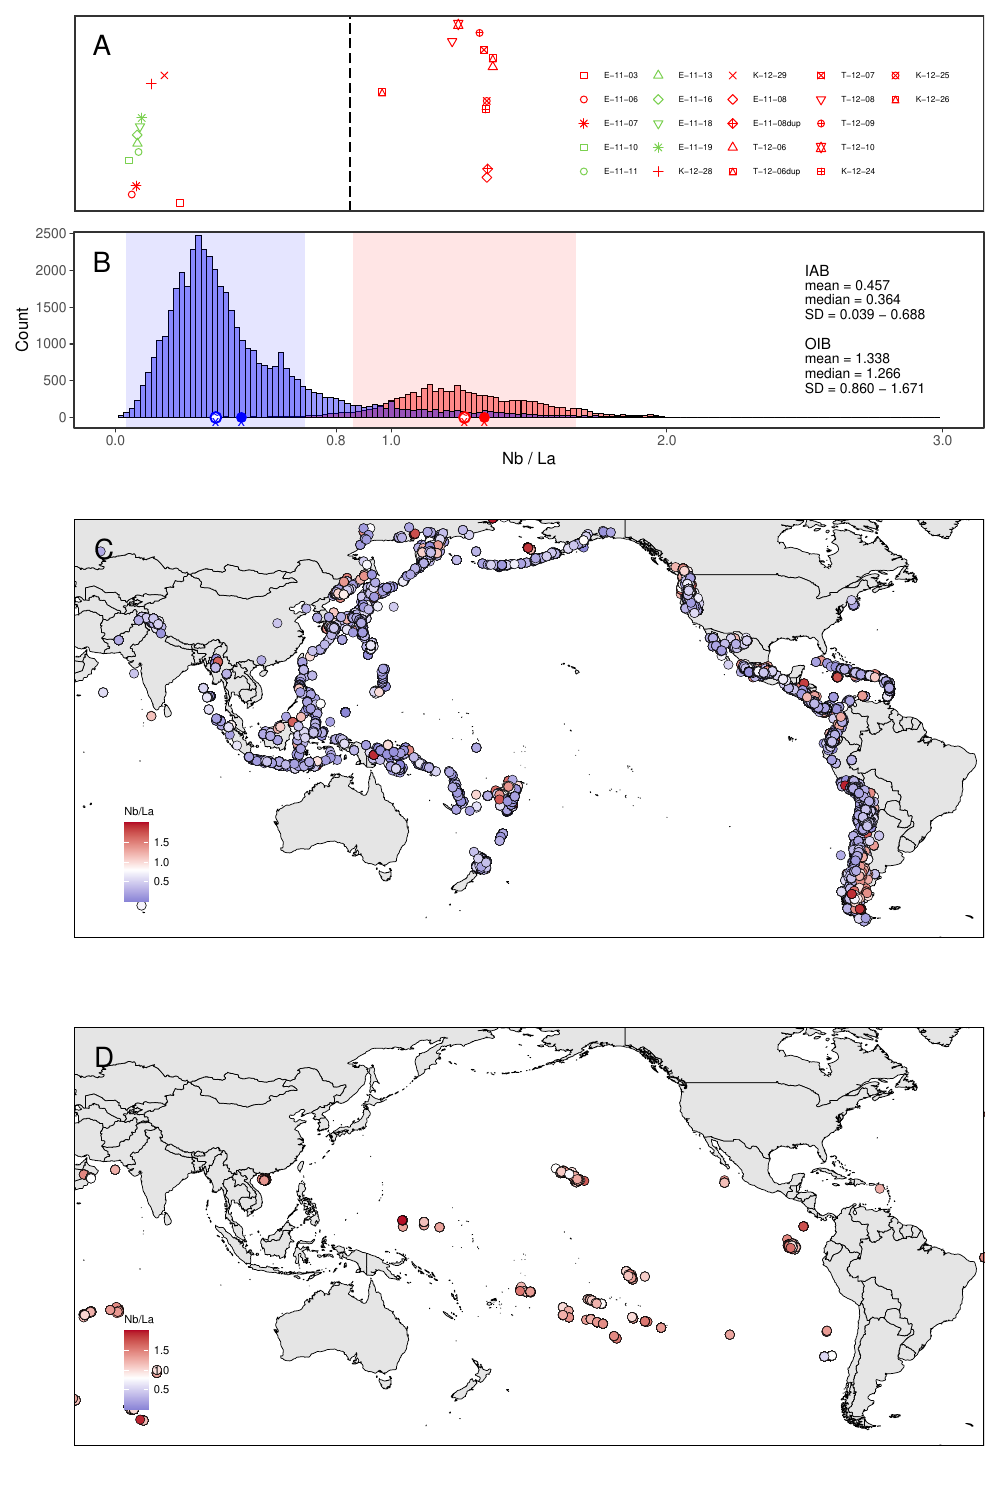

The R source for this figure:
require(here)
require(tidyverse)
require(RSQLite)
require(patchwork)
require(stats)

georoc <- dbConnect(RSQLite::SQLite(), path_to_georoc)
pofatu <- dbConnect(RSQLite::SQLite(), path_to_pofatu)


#### IAB ####
IAB <- dbGetQuery(georoc,
"SELECT TECTONIC_SETTING, id, file_id, LOCATION, LAND_OR_SEA,
ROCK_TYPE, `NB(PPM)`, `LA(PPM)`, LATITUDE_MAX, LONGITUDE_MAX
FROM 'sample'
WHERE LAND_OR_SEA = 'SAE' AND ROCK_TYPE='VOL' AND
TECTONIC_SETTING = 'CONVERGENT MARGIN'") %>%
  rename(Nb="NB(PPM)",La="LA(PPM)",lat="LATITUDE_MAX",long="LONGITUDE_MAX") %>%
  mutate(Nb_La = Nb/La) %>%
  dplyr::select(file_id, id, LOCATION, Nb, La, Nb_La, lat, long)
is.na(IAB) <- sapply(IAB, is.infinite) # replaces Inf or -Inf by NA
IAB[IAB==0] <- NA # replaces 0 by NA
IAB <- IAB[complete.cases(IAB),] # removes rows with NA
IAB <- IAB %>% dplyr::filter(Nb_La < 3)

IAB <- IAB %>% dplyr::filter(Nb_La < 3)

summary(IAB$Nb_La)
sd <- (sqrt(sum((IAB$Nb_La - mean(IAB$Nb_La)) ^ 2 / (length(IAB$Nb_La) - 1))))
stat_IAB <- data.frame(
  name = c("mean", "sd min", "sd max", "median"),
  value = c(mean(IAB$Nb_La),
            mean(IAB$Nb_La)-sd,
            mean(IAB$Nb_La)+sd,
            median(IAB$Nb_La))) %>% mutate(across(where(is.numeric), round, 3))

#### OIB ####
OIB <- dbGetQuery(georoc,
"SELECT TECTONIC_SETTING, id, file_id, LOCATION, LAND_OR_SEA,
ROCK_TYPE, `NB(PPM)`, `LA(PPM)`, LATITUDE_MAX, LONGITUDE_MAX
FROM 'sample'
WHERE LAND_OR_SEA = 'SAE' AND ROCK_TYPE='VOL' AND
TECTONIC_SETTING = 'OCEAN ISLAND'") %>%
  rename(Nb="NB(PPM)",La="LA(PPM)",lat="LATITUDE_MAX",long="LONGITUDE_MAX") %>%
  mutate(Nb_La = Nb/La) %>%
  dplyr::select(file_id, id, LOCATION, Nb, La, Nb_La, lat, long)

is.na(OIB) <- sapply(OIB, is.infinite) # replaces Inf or -Inf by NA
OIB[OIB==0] <- NA # replaces 0 by NA
OIB <- OIB[complete.cases(OIB),] # removes rows with NA
OIB <- OIB %>% filter(Nb_La < 3)

summary(OIB$Nb_La)
sd <- (sqrt(sum((OIB$Nb_La - mean(OIB$Nb_La)) ^ 2 / (length(OIB$Nb_La) - 1))))
stat_OIB <- data.frame(
  name = c("mean", "sd min", "sd max", "median"),
  value = c(mean(OIB$Nb_La),
            mean(OIB$Nb_La)-sd,
            mean(OIB$Nb_La)+sd,
            median(OIB$Nb_La))) %>% mutate(across(where(is.numeric), round, 3))

#### plots ####
shapes <- c("E-11-03"=0,"E-11-06"=1,"E-11-07"=8,"E-11-10"=0,"E-11-11"=1,
            "E-11-13"=2,"E-11-16"=5,"E-11-18"=6,"E-11-19"=8,"K-12-28"=3,"K-12-29"=4,
            "E-11-08"=5,"E-11-08dup"=9,"T-12-06"=2,"T-12-06dup"=14,
            "T-12-07"=7,"T-12-08"=6,"T-12-09"=10,"T-12-10"=11,"K-12-24"=12,
            "K-12-25"=13,"K-12-26"=14)
cols <- c("E-11-03"="red","E-11-06"="red","E-11-07"="red","E-11-10"="#7AD04F",
          "E-11-11"="#7AD04F","E-11-13"="#7AD04F","E-11-16"="#7AD04F",
          "E-11-18"="#7AD04F","E-11-19"="#7AD04F","K-12-28"="red","K-12-29"="red",
          "E-11-08"="red","E-11-08dup"="red","T-12-06"="red","T-12-06dup"="red",
          "T-12-07"="red","T-12-08"="red","T-12-09"="red",
          "T-12-10"="red","K-12-24"="red","K-12-25"="red","K-12-26"="red")

A <- traces %>% dplyr::filter(Type %in% c("Artefact", "Source")) %>%
  ggplot() + geom_point(
    aes(x=Nb/La, y=Sample, shape=factor(Sample), color=factor(Sample)), size=2) +
  scale_shape_manual(values=shapes) +
  scale_color_manual(values=cols) +
  theme_bw(base_size=12, base_rect_size=1) +
  scale_x_continuous(limits=c(0,3), breaks = c(0,.86,1,2,3)) +
  theme(line=element_blank(),
        axis.text = element_blank(), axis.title = element_blank(), axis.ticks = element_blank(),
        legend.title = element_blank(), legend.text = element_text(size = 6),
        legend.direction="horizontal",legend.position=c(.75,.45)) + #aspect.ratio=1
  annotate("segment", x=.86, xend=.86, y=0, yend=23, size = 0.5, linetype = "longdash") +
  annotate("text", -Inf, Inf, label = "A", size = 7, hjust = -1, vjust = 2)
A

B <- ggplot(OIB, aes(Nb_La)) +
  geom_histogram(binwidth=.02, col="black", fill="red", size=.2, alpha=.4) + #OIB
  annotate("rect",xmin=stat_OIB[2,2],xmax=stat_OIB[3,2],
           ymin=-Inf,ymax=Inf,fill="red",alpha=.1) + #OIB
  geom_histogram(data=IAB, binwidth=.02, col="black", fill="blue", size=.2, alpha=.4) + #IAB
  annotate("rect",xmin=stat_IAB[2,2],xmax=stat_IAB[3,2],
           ymin=-Inf,ymax=Inf,fill="blue",alpha=.1) + #IAB
  annotate("point", x=stat_OIB[1,2], y=0, shape=21, col="red", fill="red", size=3) + #mean OIB
  annotate("text",x=stat_OIB[1,2], y=-50, label = "bar(x)", col="red", parse=T) + #mean OIB
  annotate("point", x=stat_OIB[4,2], y=0, shape=21, col="red", fill="white", stroke=1, size=3) + #median OIB
  annotate("text",x=stat_OIB[4,2], y=-50, label = "tilde(x)", col="red", parse=T) + #median OIB
  annotate("point", x=stat_IAB[1,2], y=0, shape=21, col="blue", fill="blue", size=3) + #mean IAB
  annotate("text",x=stat_IAB[1,2], y=-50, label = "bar(x)", col="blue", parse=T) + #mean IAB
  annotate("point", x=stat_IAB[4,2], y=0, shape=21, col="blue", fill="white", stroke=1, size=3) + #median IAB
  annotate("text",x=stat_IAB[4,2], y=-50, label = "tilde(x)", col="blue", parse=T) + #median IAB
  annotate("text", x=2.5, y = 2000, label = "IAB", hjust = 0, size = 4) +
  annotate("text", x=2.5, y = 1800, label = "mean = 0.457", hjust = 0, size = 3.5) +
  annotate("text", x=2.5, y = 1600, label = "median = 0.364", hjust = 0, size = 3.5) +
  annotate("text", x=2.5, y = 1400, label = "SD = 0.133 - 0.781", hjust = 0, size = 3.5) +
  annotate("text", x=2.5, y = 1000, label = "OIB", hjust = 0, size = 4) +
  annotate("text", x=2.5, y = 800, label = "mean = 1.338", hjust = 0, size = 3.5) +
  annotate("text", x=2.5, y = 600, label = "median = 1.266", hjust = 0, size = 3.5) +
  annotate("text", x=2.5, y = 400, label = "SD = 0.933 - 1.744", hjust = 0, size = 3.5) +
  scale_x_continuous(limits=c(0,3), breaks = c(0,.86,1,2,3)) +
  labs(x='Nb / La', y='Count') + theme_bw(base_size=12) +
  coord_cartesian(ylim = c(-20, 2400), clip = "off") +
  annotate("text", -Inf, Inf, label = "B", size = 7, hjust = -1, vjust = 2) +
  theme(line=element_blank(), axis.ticks=element_line(),
        legend.title=element_blank())
B

# map Pacific
IAB <- IAB %>% filter(Nb_La < 2)
OIB <- OIB %>% filter(Nb_La < 2)
IAB$long <- ifelse(IAB$long < -25, IAB$long + 360, IAB$long)
OIB$long <- ifelse(OIB$long < -25, OIB$long + 360, OIB$long)

map <- ggplot() +
  geom_polygon(data = fortify(maps::map("world2", plot=FALSE, fill=TRUE)),
               aes(x=long, y=lat, group=group),
               color="black", fill="gray90", size=.25) +
  coord_equal(xlim = c(65,315), ylim = c(-55,60)) +
  theme(panel.border=element_rect(colour="black", fill=NA, size=.75),
        panel.background = element_rect(fill="white"),
        panel.grid.major=element_blank(), panel.grid.minor=element_blank(),
        axis.title = element_blank(), axis.text = element_blank(),
        axis.ticks = element_blank(), legend.key.height = unit(.4, 'cm'),
        legend.background = element_blank(), legend.title=element_text(size=8),
        legend.text=element_text(size=8), legend.position=c(.08,.2))

C <- map + geom_point(data = IAB, aes(x=long, y=lat, fill=Nb_La),
             shape=21, colour="black", size=3, stroke = .25) +
  scale_fill_gradient2(low = "#3B4CC0", high = "#B40426", midpoint = 0.86) +
  annotate("text", -Inf, Inf, label = "C", size = 7, hjust = -1, vjust = 2) +
  labs(fill='Nb/La')
D <- map + geom_point(data = OIB, aes(x=long, y=lat, fill=Nb_La),
                         shape=21, colour="black", size=3, stroke = .25) +
  scale_fill_gradient2(low = "#3B4CC0", high = "#B40426", midpoint = 0.86) +
  annotate("text", -Inf, Inf, label = "D", size = 7, hjust = -1, vjust = 2) +
  labs(fill='Nb/La')
C/D

#save
pdf(here("analysis","supplementary-materials","FigS7.pdf"), width=10, height=15)
(A/B/C/D) + plot_layout(heights = c(2, 2, 5, 5))
dev.off()

